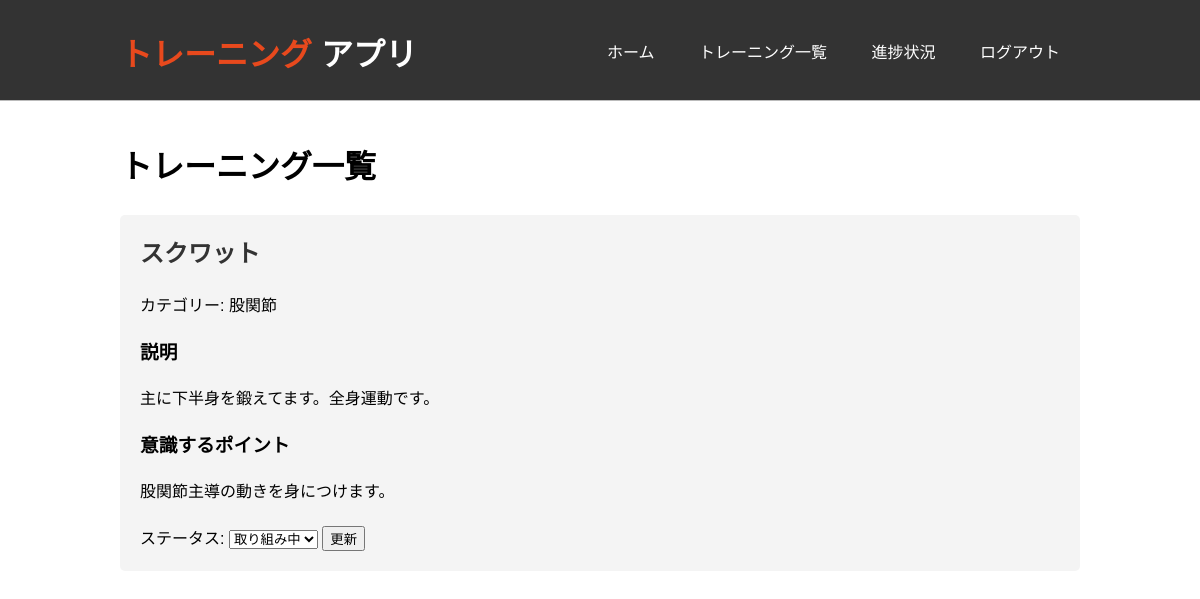
The app's page /trainings (signed in) with its own data.
### app/models.py (models this page shows)
class Training(db.Model):
    id = db.Column(db.Integer, primary_key=True)
    name = db.Column(db.String(100), nullable=False)
    category = db.Column(db.String(50), nullable=False)
    description = db.Column(db.Text)
    points = db.Column(db.Text)
    video_url = db.Column(db.String(200))

### app/routes.py (the view)
@bp.route('/trainings')
def trainings():
    trainings = Training.query.all()
    user_trainings = {}
    if current_user.is_authenticated:
        user_trainings = {ut.training_id: ut.status for ut in UserTraining.query.filter_by(user_id=current_user.id).all()}
    return render_template('trainings.html', trainings=trainings, user_trainings=user_trainings)

### app/models.py (called while the page is built)
@login_manager.user_loader
def load_user(user_id):
    return User.query.get(int(user_id))

### app/templates/trainings.html (shortened to what this page needs)
{% extends "base.html" %}
{% block content %}
<h1>トレーニング一覧</h1>
{% for training in trainings %}
    <div class="training">
        <h2>{{ training.name }}</h2>
        <p>カテゴリー: {{ training.category }}</p>
        <h3>説明</h3>
        <p>{{ training.description }}</p>
        <h3>意識するポイント</h3>
        <p>{{ training.points }}</p>
        {% if current_user.is_authenticated %}
            <form action="{{ url_for('main.update_training_status', training_id=training.id) }}" method="POST">
                <label for="status_{{ training.id }}">ステータス:</label>
                <select name="status" id="status_{{ training.id }}">
                    <option value="in_progress" {% if user_trainings.get(training.id) == 'in_progress' %}selected{% endif %}>取り組み中</option>
                </select>
                <button type="submit">更新</button>
            </form>
        {% endif %}
    </div>
{% endfor %}
{% endblock %}

### app/static/css/style.css (style rules this page uses)
body { font-family: Arial, sans-serif; line-height: 1.6; margin: 0; padding: 0; }
.training { margin-bottom: 30px; padding: 20px; background-color: #f4f4f4; border-radius: 5px; }
.training h2 { color: #333; margin-top: 0; }
.training form { margin-top: 15px; }
.training select, .training button { margin-top: 5px; }

### records on screen
Training: name "スクワット", category "股関節", description "主に下半身を鍛えてます。全身運動です。", points "股関節主導の動きを身につけます。", status "取り組み中"
